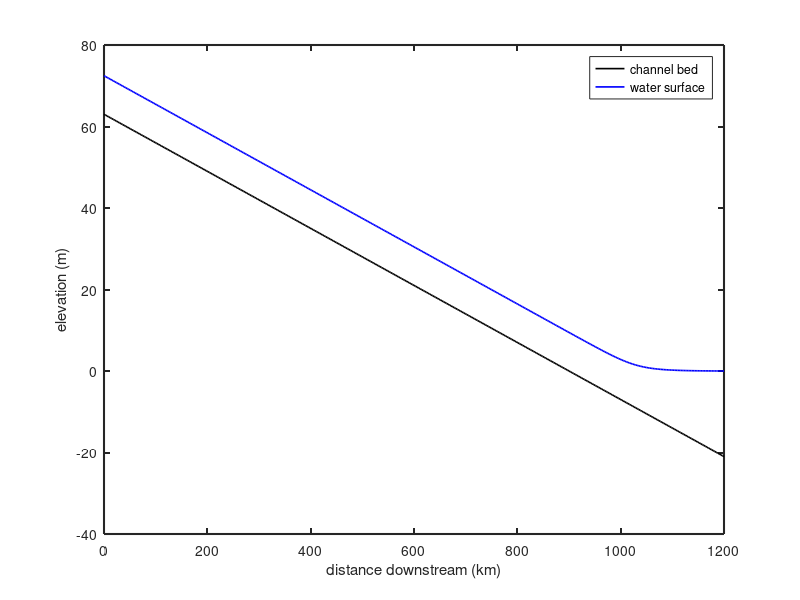

MATLAB code to generate this figure:
function backwater_fixed
    L = 1200e3; % length of domain (m)
    nx = 400; % number of nodes (+1)
    dx = L/nx; % length of cells (m)
    x = 0:dx:L; % define x-coordinates
    
    start = 63; % pin-point to start eta from (m)
    S0 = 7e-5; % bed slope
    eta = linspace(start, start - S0*(nx*dx), nx+1); % channel bed values
    H0 = 0; % fixed base level (m)
    Cf = 0.0047; % friction coeff
    
    B0 = 1100; % channel width
    Qw = 35000; % water discharge
    qw = Qw / B0; % width averaged water discharge
    
    [S] = get_slope(eta, nx, dx); % bed slope at each node

    [H] = get_backwater_fixed(eta, S, H0, Cf, qw, nx, dx); % flow depth
    
    makeplot = true; % set to false for no plotting
    if makeplot
        figure()
        cla; hold on;
        etaLine = plot(x/1000, eta, 'k-', 'LineWidth', 1.2);
        Hline = plot(x/1000, eta + H, 'b-', 'LineWidth', 1.2);
        xlabel('distance downstream (km)')
        ylabel('elevation (m)')
        legend([etaLine, Hline], {'channel bed', 'water surface'})
        box on
        set(gca, 'FontSize', 10, 'LineWidth', 1.5)
    end
end

function [S] = get_slope(eta, nx, dx)
    % return slope of input bed (eta)
    S = zeros(1,nx+1);
    S(1) = (eta(1) - eta(2)) / dx;
    S(2:nx) = (eta(1:nx-1) - eta(3:nx+1)) ./ (2*dx);
    S(nx + 1) = (eta(nx) - eta(nx + 1)) / dx;
end
    
function [H] = get_backwater_fixed(eta, S, H0, Cf, qw, nx, dx)
    % backwater formulated for fixed width
    H = NaN(1,nx+1); % preallocate depth 
    H(nx+1) = abs(H0 - eta(nx+1)); % water depth at downstream boundary
    for i = nx:-1:1
        % predictor step: computation of a first estimation of the water depth Hp
        Frp = get_froude(qw, H(i+1)); % calculate froude from conditions at i+1
        dHdxp = get_dHdx(S(i+1), Cf, Frp); % use desired relation for dHdx (width fixed for now)
        Hp = H(i+1) - dHdxp * dx; % solve for H prediction
        % corrector step: computation of H
        Frc = get_froude(qw, Hp); % calculate froude at i with prediction depth
        dHdxc = get_dHdx(S(i), Cf, Frc); % doaa
        % convolution of prediction and correction, central diffs
        H(i) = H(i+1) - ( (0.5) * (dHdxp + dHdxc) * dx );
    end
end

function [Fr] = get_froude(qw, H)
    g = 9.81; % gravitational acceleration constant
    Fr = ( qw^2 / (g * H^3) );
end

function [dHdx] = get_dHdx(S_loc, Cf, Fr)
    dHdx = (S_loc - Cf * (Fr^2)) / (1 - (Fr^2));
end